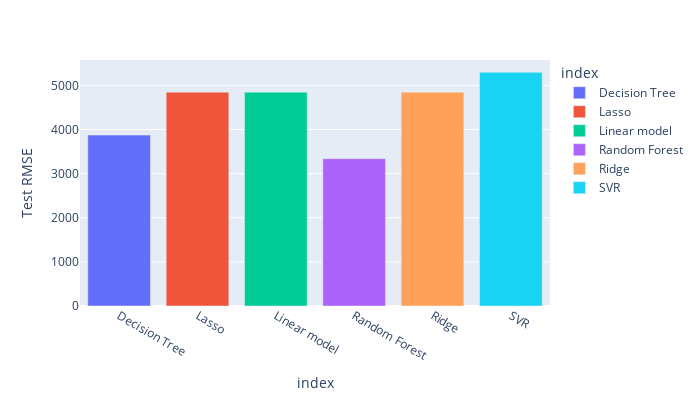

The cell this chart's notebook holds for it:
### Code cell
px.bar(Model_Performance, y =Model_Performance['Test RMSE'],
       color = Model_Performance.index, width =700, height=400)

### Figure 1 — Plotly figure (JSON) as saved in the notebook; plotly's stock layout.template omitted (floating-point values rounded to 4 significant figures)
{"data": [{"alignmentgroup": "True", "hovertemplate": "index=%{x}<br>Test RMSE=%{y}<extra></extra>", "legendgroup": "Decision Tree", "marker": {"color": "#636efa"}, "name": "Decision Tree", "offsetgroup": "Decision Tree", "orientation": "v", "showlegend": true, "textposition": "auto", "type": "bar", "x": ["Decision Tree"], "xaxis": "x", "y": [3872.0], "yaxis": "y"}, {"alignmentgroup": "True", "hovertemplate": "index=%{x}<br>Test RMSE=%{y}<extra></extra>", "legendgroup": "Lasso", "marker": {"color": "#EF553B"}, "name": "Lasso", "offsetgroup": "Lasso", "orientation": "v", "showlegend": true, "textposition": "auto", "type": "bar", "x": ["Lasso"], "xaxis": "x", "y": [4845.0], "yaxis": "y"}, {"alignmentgroup": "True", "hovertemplate": "index=%{x}<br>Test RMSE=%{y}<extra></extra>", "legendgroup": "Linear model", "marker": {"color": "#00cc96"}, "name": "Linear model", "offsetgroup": "Linear model", "orientation": "v", "showlegend": true, "textposition": "auto", "type": "bar", "x": ["Linear model"], "xaxis": "x", "y": [4845.0], "yaxis": "y"}, {"alignmentgroup": "True", "hovertemplate": "index=%{x}<br>Test RMSE=%{y}<extra></extra>", "legendgroup": "Random Forest", "marker": {"color": "#ab63fa"}, "name": "Random Forest", "offsetgroup": "Random Forest", "orientation": "v", "showlegend": true, "textposition": "auto", "type": "bar", "x": ["Random Forest"], "xaxis": "x", "y": [3338.0], "yaxis": "y"}, {"alignmentgroup": "True", "hovertemplate": "index=%{x}<br>Test RMSE=%{y}<extra></extra>", "legendgroup": "Ridge", "marker": {"color": "#FFA15A"}, "name": "Ridge", "offsetgroup": "Ridge", "orientation": "v", "showlegend": true, "textposition": "auto", "type": "bar", "x": ["Ridge"], "xaxis": "x", "y": [4845.0], "yaxis": "y"}, {"alignmentgroup": "True", "hovertemplate": "index=%{x}<br>Test RMSE=%{y}<extra></extra>", "legendgroup": "SVR", "marker": {"color": "#19d3f3"}, "name": "SVR", "offsetgroup": "SVR", "orientation": "v", "showlegend": true, "textposition": "auto", "type": "bar", "x": ["SVR"], "xaxis": "x", "y": [5295.0], "yaxis": "y"}], "layout": {"barmode": "relative", "height": 400, "legend": {"title": {"text": "index"}, "tracegroupgap": 0}, "margin": {"t": 60}, "width": 700, "xaxis": {"anchor": "y", "categoryarray": ["Decision Tree", "Lasso", "Linear model", "Random Forest", "Ridge", "SVR"], "categoryorder": "array", "domain": [0, 1], "title": {"text": "index"}}, "yaxis": {"anchor": "x", "domain": [0, 1], "title": {"text": "Test RMSE"}}}}
